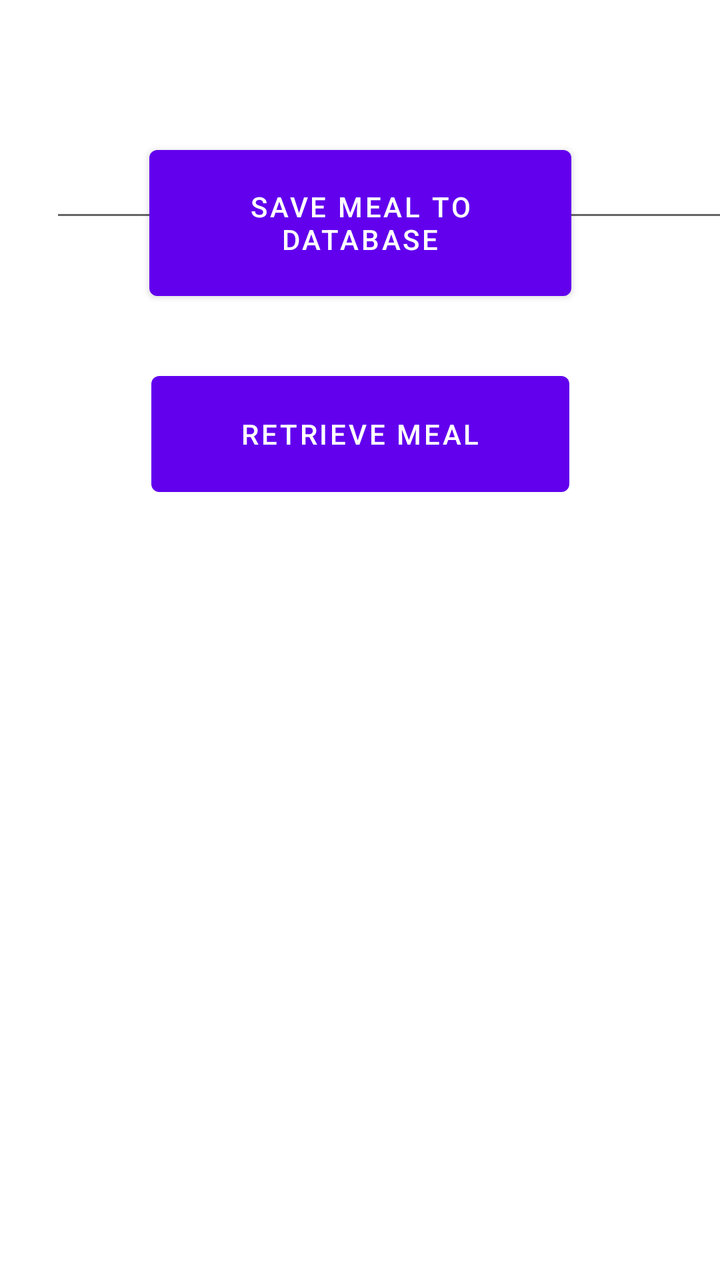
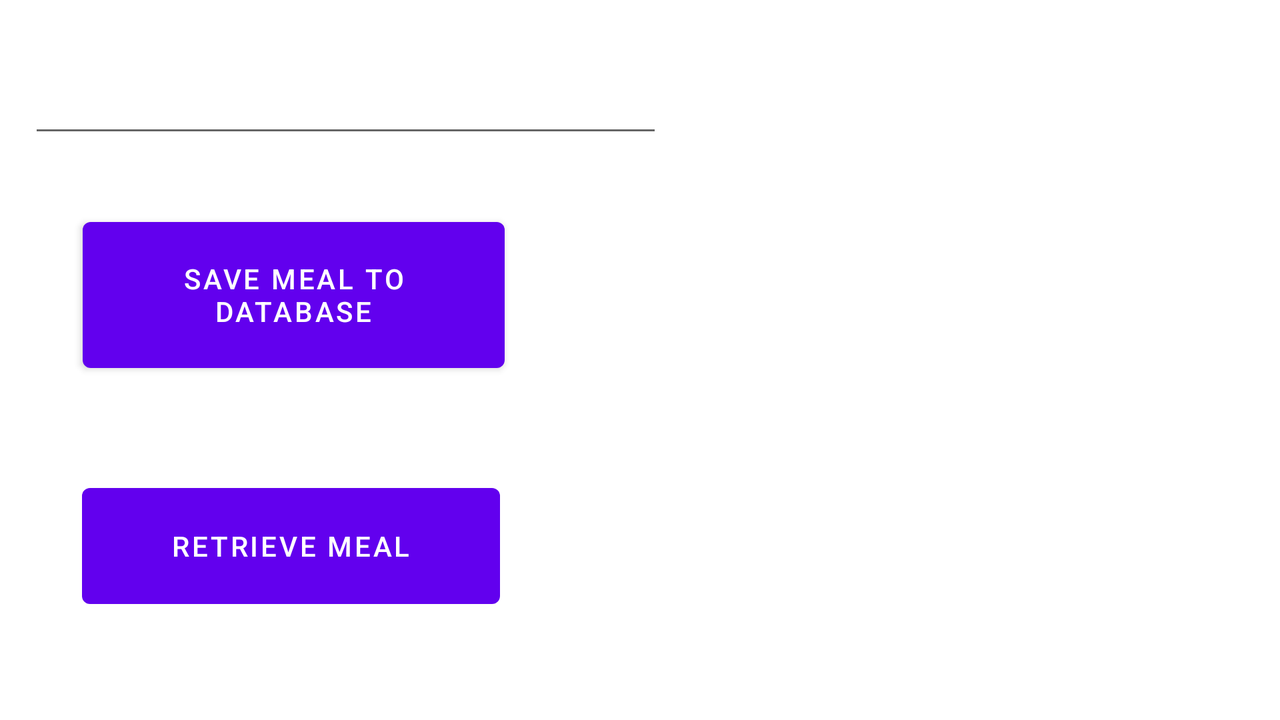

An Android layout and its configuration variant, each rendered on a device that would load it. The default file and the variant file are quoted in full after the pictures.
<!-- AndroidManifest.xml: application theme Theme.MobileCW2 -->
<!-- res/layout/activity_retrieve_and_save_meal.xml -->
<?xml version="1.0" encoding="utf-8"?>
<androidx.constraintlayout.widget.ConstraintLayout xmlns:android="http://schemas.android.com/apk/res/android"
    xmlns:app="http://schemas.android.com/apk/res-auto"
    android:layout_width="match_parent"
    android:layout_height="match_parent"
    xmlns:tools="http://schemas.android.com/tools">


    <Button
        android:id="@+id/btnSaveMeal"
        android:layout_width="211dp"
        android:layout_height="85dp"
        android:layout_marginBottom="28dp"
        android:text="Save meal to database"
        app:layout_constraintBottom_toTopOf="@+id/btnGetMeal"
        app:layout_constraintEnd_toEndOf="parent"
        app:layout_constraintStart_toStartOf="parent" />

    <Button
        android:id="@+id/btnGetMeal"
        android:layout_width="209dp"
        android:layout_height="70dp"
        android:layout_marginBottom="388dp"
        android:text="Retrieve meal"
        app:layout_constraintBottom_toBottomOf="parent"
        app:layout_constraintEnd_toEndOf="parent"
        app:layout_constraintStart_toStartOf="parent" />

    <TextView
        android:id="@+id/viewMeal"
        android:layout_width="361dp"
        android:layout_height="0dp"
        android:layout_marginStart="14dp"
        android:layout_marginEnd="14dp"
        android:layout_marginBottom="60dp"
        android:text=""
        app:layout_constraintBottom_toBottomOf="parent"
        app:layout_constraintEnd_toEndOf="parent"
        app:layout_constraintStart_toStartOf="parent"
        app:layout_constraintTop_toBottomOf="@+id/searchBar" />

    <EditText
        android:id="@+id/searchBar"
        android:layout_width="372dp"
        android:layout_height="76dp"
        android:layout_marginStart="25dp"
        android:layout_marginTop="40dp"
        android:layout_marginBottom="286dp"
        android:autofillHints=""
        android:ems="10"
        android:inputType="textPersonName"
        android:text=""
        app:layout_constraintBottom_toTopOf="@+id/viewMeal"
        app:layout_constraintStart_toStartOf="parent"
        app:layout_constraintTop_toTopOf="parent"
        tools:ignore="SpeakableTextPresentCheck" />








</androidx.constraintlayout.widget.ConstraintLayout>
<!-- resources referenced by this layout -->
<resources>
  <style name="Theme.MobileCW2" parent="Theme.MaterialComponents.DayNight.DarkActionBar">
          
          <item name="colorPrimary">@color/purple_500</item>
          <item name="colorPrimaryVariant">@color/purple_700</item>
          <item name="colorOnPrimary">@color/white</item>
          
          <item name="colorSecondary">@color/teal_200</item>
          <item name="colorSecondaryVariant">@color/teal_700</item>
          <item name="colorOnSecondary">@color/black</item>
          
          <item name="android:statusBarColor">?attr/colorPrimaryVariant</item>
          
      </style>
</resources>
<!-- res/layout-land/activity_retrieve_and_save_meal.xml (the repository's variant of the layout above) -->
<!-- drawn on the phone turned sideways -->
<?xml version="1.0" encoding="utf-8"?>
<androidx.constraintlayout.widget.ConstraintLayout xmlns:android="http://schemas.android.com/apk/res/android"
    xmlns:app="http://schemas.android.com/apk/res-auto"
    android:layout_width="match_parent"
    android:layout_height="match_parent"
    xmlns:tools="http://schemas.android.com/tools">


    <Button
        android:id="@+id/btnSaveMeal"
        android:layout_width="211dp"
        android:layout_height="85dp"
        android:layout_marginBottom="48dp"
        android:text="Save meal to database"
        app:layout_constraintBottom_toTopOf="@+id/btnGetMeal"
        app:layout_constraintEnd_toEndOf="parent"
        app:layout_constraintHorizontal_bias="0.096"
        app:layout_constraintStart_toStartOf="parent" />

    <Button
        android:id="@+id/btnGetMeal"
        android:layout_width="209dp"
        android:layout_height="70dp"
        android:layout_marginBottom="52dp"
        android:text="Retrieve meal"
        app:layout_constraintBottom_toBottomOf="parent"
        app:layout_constraintEnd_toEndOf="parent"
        app:layout_constraintHorizontal_bias="0.095"
        app:layout_constraintStart_toStartOf="parent" />

    <TextView
        android:id="@+id/viewMeal"
        android:layout_width="361dp"
        android:layout_height="334dp"
        android:layout_marginStart="14dp"
        android:layout_marginEnd="14dp"
        android:text=""
        app:layout_constraintBottom_toBottomOf="parent"
        app:layout_constraintEnd_toEndOf="parent"
        app:layout_constraintHorizontal_bias="0.994"
        app:layout_constraintStart_toStartOf="parent"
        app:layout_constraintTop_toTopOf="parent"
        app:layout_constraintVertical_bias="0.662" />

    <EditText
        android:id="@+id/searchBar"
        android:layout_width="317dp"
        android:layout_height="73dp"
        android:layout_marginBottom="286dp"
        android:autofillHints=""
        android:ems="10"
        android:inputType="textPersonName"
        android:text=""
        app:layout_constraintBottom_toBottomOf="parent"
        app:layout_constraintEnd_toEndOf="parent"
        app:layout_constraintHorizontal_bias="0.044"
        app:layout_constraintStart_toStartOf="parent"
        app:layout_constraintTop_toTopOf="parent"
        app:layout_constraintVertical_bias="0.693"
        tools:ignore="SpeakableTextPresentCheck" />


</androidx.constraintlayout.widget.ConstraintLayout>
